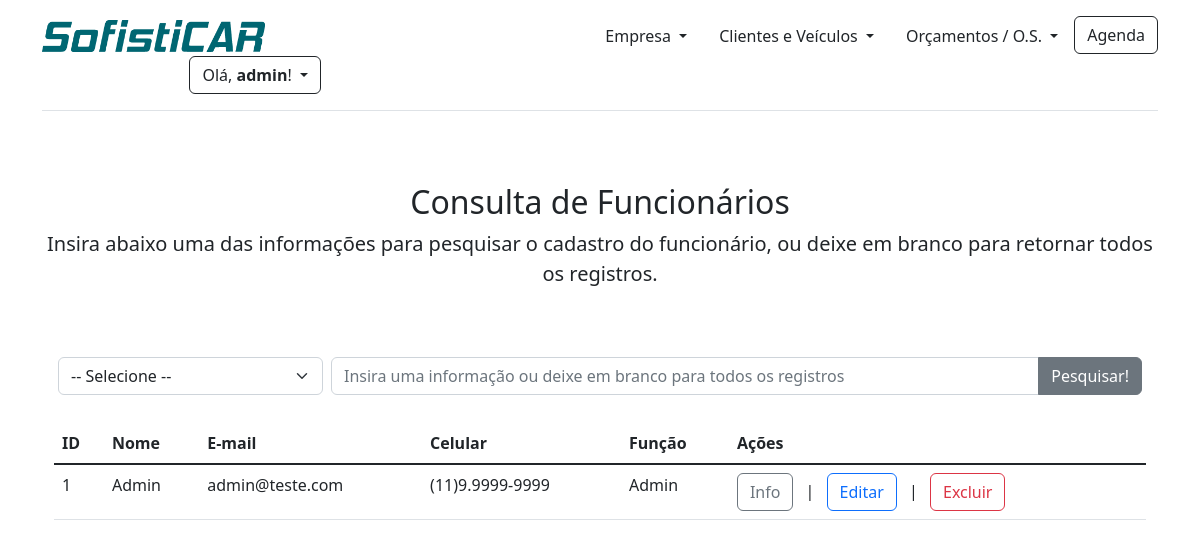
Page /funcionario_resultado (signed in) on the committed database.
### app/models/tables.py (models this page shows, shortened)
class Usuario(db.Model):
    __tablename__ = "usuarios"
    id = db.Column(db.Integer, primary_key=True, autoincrement=True)
    username = db.Column(db.String, unique=True)
    password = db.Column(db.String, nullable=False)
    email = db.Column(db.String, nullable=False)
    funcionario_id = db.Column(db.Integer, db.ForeignKey('funcionarios.id'))
    isActive = db.Column(db.Boolean, default=1, nullable=False)
    @property
    def is_authenticated(self):
        return True

class Funcionario(db.Model):
    __tablename__ = "funcionarios"
    id = db.Column(db.Integer, primary_key=True, autoincrement=True)
    nome = db.Column(db.String(150), nullable=False)
    email = db.Column(db.String(150), nullable=False)
    celular = db.Column(db.String(150), nullable=False)
    dataNascimento = db.Column(db.String(10), nullable=False)
    dataContrato = db.Column(db.String(10), nullable=False)
    funcao = db.Column(db.String(150), nullable=False)
    isActive = db.Column(db.Boolean, default=1, nullable=False)
    ordemServico = relationship('OrdemServico', back_populates="funcionario")
    usuario = relationship('Usuario', backref="funcionarios")
    def formata_data_nascimento(funcionario):
        data_nasc_formatada = datetime.strptime(
            funcionario.dataNascimento, '%Y-%m-%d')
        return data_nasc_formatada
    def formata_data_contrato(funcionario):
        data_contr_formatada = datetime.strptime(
            funcionario.dataContrato, '%Y-%m-%d')
        return data_contr_formatada
    def func_esta_ativo(funcionario):
        if funcionario.isActive == 1:
            return "SIM"
        else:
            return "NÃO"

### app/controllers/funcionarios.py (the view)
@app.route('/funcionario_resultado', methods=['GET', 'POST'])
def funcionario_resultado():
    funcionarios = Funcionario.query.all()
    campo = ''
    if request.method == 'POST':
        opcao = request.form['opcao']
        campo = request.form['campo']
        return render_template("funcionario_resultado.html", funcionarios=funcionarios, opcao=opcao, campo=campo)
    return render_template("funcionario_resultado.html", funcionarios=funcionarios, campo=campo)

### app/controllers/clientes.py (called while the page is built)
@login_manager.user_loader
def load_user(session_token):
    return Usuario.query.filter_by(id=session_token).first()

### app/templates/funcionario_resultado.html (shortened to what this page needs)
{% extends "base.html" %}
{% block content %}
{% if current_user.is_authenticated %}
<main class="container">
    <div class="py-5 text-center">
        <h2>Consulta de Funcionários</h2>
        <p class="lead">Insira abaixo uma das informações para pesquisar o cadastro do funcionário, ou deixe em branco para retornar todos os registros.</p>
    </div>
    {% if mensagem_editar %}
    <div class="col-12 text-center">
        <div class="alert alert-success d-flex flex-column align-items-center" role="alert">
            {{ mensagem_editar }}
            <a class="col-3 btn btn-outline-success mt-3" href="/funcionario_resultado">Retornar para consulta de funcionários</a>
        </div>
    </div>
    {% else %}
    <div class="container">
        <form action="" class="col-12 d-flex" method="POST">
            <div class="col-3 p-1">
                <select class="form-select" name="opcao">
                    <option>-- Selecione --</option>
                </select>
            </div>
            <div class="col-9 p-1">
                <div class="input-group">
                    <input type="text" class="form-control" placeholder="Insira uma informação ou deixe em branco para todos os registros" name="campo">
                    <button type="submit" class="btn btn-secondary">Pesquisar!</button>
                </div>
            </div>
        </form>
        <table class="table col-12">
            <thead class="col-12">
                <th>ID</th>
                <th>Nome</th>
                <th>E-mail</th>
                <th>Celular</th>
                <th>Função</th>
                <th>Ações</th>
            </thead>
            <tbody class="col-12 table-group-divider">
                {% if campo == '' %}
                    {% for funcionario in funcionarios %}
                        {% if funcionario.isActive == 1 %}
                            <tr>
                                <td>{{ funcionario.id }}</td>
                                <td>{{ funcionario.nome }}</td>
                                <td>{{ funcionario.email }}</td>
                                <td>({{funcionario.celular[0:2]}}){{funcionario.celular[2]}}.{{funcionario.celular[3:7]}}-{{funcionario.celular[7:12]}}</td>
                                <td>{{ funcionario.funcao }}</td>
                                <td>
                                    <button type="button" class="btn btn-outline-secondary" data-bs-toggle="modal" data-bs-target="#modalinfo{{funcionario.id}}">
                                        Info
                                    </button>
                                    <span class="p-2">|</span>
                                    <a href="/funcionario_editar/{{funcionario.id}}"><button type="button" class="btn btn-outline-primary">Editar</button></a>
                                    <span class="p-2">|</span>
                                    <button type="button" class="btn btn-outline-danger" data-bs-toggle="modal" data-bs-target="#modal{{funcionario.id}}">
                                        Excluir
                                    </button>
                                </td>
                            </tr>
                        {% endif %}
                    {% endfor %}
                {% endif %}
            </tbody>
        </table>
    </div>
{% endif %}
</main>
{% else %}
    <meta http-equiv="refresh" content="0.1; url='http://localhost:5000/login'" />
{% endif %}
{% endblock %}

### app/templates/base.html (shortened to what this page needs)
<!DOCTYPE html>
<html lang="pt-br">
  <head>
    {% block head %}
    <link href="https://cdn.jsdelivr.net/npm/bootstrap@5.2.3/dist/css/bootstrap.min.css" rel="stylesheet">
    {% endblock %}
  </head>
  <body>
    {% block menu_superior %}
    <div class="container">
      <header class="d-flex flex-wrap align-items-center justify-content-center justify-content-md-between py-3 mb-4 border-bottom">
        <a href="/" class="d-flex align-items-center col-md-3 mb-2 mb-md-0 text-dark text-decoration-none">
          <img src={{ url_for('static', filename="img/logo.png") }} alt="Sofisticar Logo" width="223" height="32">
        </a>
        <ul class="nav col-12 col-md-auto mb-2 justify-content-center mb-md-0">
          <li class="nav-item dropdown">
            <a class="nav-link dropdown-toggle link-dark" href="#" role="button" data-bs-toggle="dropdown" aria-expanded="false">
              Empresa
            </a>
          </li>
          <li class="nav-item dropdown">
            <a class="nav-link dropdown-toggle link-dark" href="#" role="button" data-bs-toggle="dropdown" aria-expanded="false">
              Clientes e Veículos
            </a>
          </li>
          <li class="nav-item dropdown">
            <a class="nav-link dropdown-toggle link-dark" href="#" role="button" data-bs-toggle="dropdown" aria-expanded="false">
              Orçamentos / O.S.
            </a>
          </li>
          <li><a class="btn btn-outline-dark" href="#">Agenda</a></li>
        </ul>
        <div class="col-md-3 text-end dropdown">
          {% if current_user.is_authenticated %}
            <div class="dropdown">
              <a class="btn btn-outline-dark dropdown-toggle" type="button" data-bs-toggle="dropdown" aria-expanded="false">
                Olá, <strong>{{current_user.username}}</strong>!
              </a>
            </div>
          {% else %}
            <div class="dropdown">
              <a href="{{url_for('login')}}" class="btn btn-outline-success">Login</a>
            </div>
          {% endif %}
        </div>
      </header>
    </div>
    {% endblock %}
    {% block content %}
    {% endblock %}
  </body>
</html>

### rows in the picture
Usuario: username "admin"
Funcionario: id "1", nome "Admin", email "admin@teste.com", celular "11", celular "9", celular "9999", funcao "Admin"
